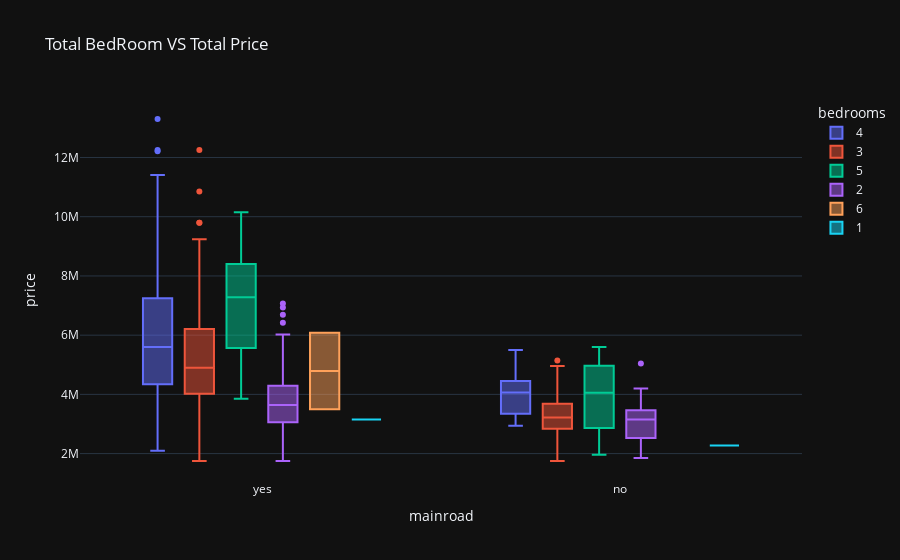

The cell this chart's notebook holds for it:
### Code cell
px.box(df,x='mainroad',y='price',color='bedrooms',template='plotly_dark',title='Total BedRoom VS Total Price')

### Figure 1 — Plotly figure (JSON) as saved in the notebook; plotly's stock layout.template omitted (floating-point values rounded to 4 significant figures; data arrays with more than 128 entries replaced by an {"elided": "..."} marker saying what was removed)
{"data": [{"alignmentgroup": "True", "hovertemplate": "bedrooms=4<br>mainroad=%{x}<br>price=%{y}<extra></extra>", "legendgroup": "4", "marker": {"color": "#636efa"}, "name": "4", "notched": false, "offsetgroup": "4", "orientation": "v", "showlegend": true, "type": "box", "x": ["yes", "yes", "yes", "yes", "yes", "yes", "yes", "yes", "yes", "yes", "yes", "yes", "yes", "yes", "yes", "yes", "yes", "yes", "yes", "yes", "yes", "yes", "yes", "yes", "yes", "yes", "yes", "yes", "yes", "yes", "yes", "yes", "yes", "yes", "yes", "yes", "yes", "yes", "yes", "yes", "yes", "yes", "yes", "no", "yes", "yes", "yes", "no", "yes", "yes", "no", "yes", "yes", "yes", "yes", "yes", "yes", "yes", "yes", "yes", "yes", "yes", "yes", "yes", "yes", "yes", "yes", "no", "no", "no", "yes", "no", "yes", "yes", "no", "yes", "yes", "yes", "no", "yes", "yes", "yes", "no", "yes", "yes", "no", "yes", "yes", "yes", "no", "no", "yes", "yes", "yes", "yes"], "x0": " ", "xaxis": "x", "y": [13300000, 12250000, 12215000, 11410000, 10150000, 9870000, 9681000, 9310000, 9240000, 9100000, 9100000, 8540000, 8400000, 8295000, 7980000, 7910000, 7700000, 7560000, 7350000, 7343000, 7245000, 7210000, 7070000, 7035000, 6790000, 6755000, 6650000, 6300000, 6265000, 6160000, 6107500, 6090000, 5950000, 5950000, 5950000, 5810000, 5740000, 5740000, 5652500, 5600000, 5600000, 5600000, 5565000, 5495000, 5460000, 5460000, 5250000, 5250000, 5250000, 5250000, 5215000, 5040000, 4970000, 4900000, 4893000, 4893000, 4795000, 4767000, 4690000, 4613000, 4550000, 4543000, 4480000, 4382000, 4340000, 4340000, 4270000, 4200000, 4200000, 4200000, 4130000, 4060000, 4060000, 4007500, 3990000, 3920000, 3920000, 3885000, 3773000, 3570000, 3500000, 3360000, 3360000, 3325000, 3290000, 3290000, 3290000, 3234000, 3010000, 2975000, 2940000, 2870000, 2852500, 2380000, 2100000], "y0": " ", "yaxis": "y"}, {"alignmentgroup": "True", "hovertemplate": "bedrooms=3<br>mainroad=%{x}<br>price=%{y}<extra></extra>", "legendgroup": "3", "marker": {"color": "#EF553B"}, "name": "3", "notched": false, "offsetgroup": "3", "orientation": "v", "showlegend": true, "type": "box", "x": {"elided": "300 str values"}, "x0": " ", "xaxis": "x", "y": {"elided": "300 int values"}, "y0": " ", "yaxis": "y"}, {"alignmentgroup": "True", "hovertemplate": "bedrooms=5<br>mainroad=%{x}<br>price=%{y}<extra></extra>", "legendgroup": "5", "marker": {"color": "#00cc96"}, "name": "5", "notched": false, "offsetgroup": "5", "orientation": "v", "showlegend": true, "type": "box", "x": ["yes", "yes", "yes", "yes", "no", "yes", "no", "yes", "no", "no"], "x0": " ", "xaxis": "x", "y": [10150000, 8400000, 8120000, 6440000, 5600000, 5565000, 4340000, 3850000, 3773000, 1960000], "y0": " ", "yaxis": "y"}, {"alignmentgroup": "True", "hovertemplate": "bedrooms=2<br>mainroad=%{x}<br>price=%{y}<extra></extra>", "legendgroup": "2", "marker": {"color": "#ab63fa"}, "name": "2", "notched": false, "offsetgroup": "2", "orientation": "v", "showlegend": true, "type": "box", "x": {"elided": "136 str values"}, "x0": " ", "xaxis": "x", "y": {"elided": "136 int values"}, "y0": " ", "yaxis": "y"}, {"alignmentgroup": "True", "hovertemplate": "bedrooms=6<br>mainroad=%{x}<br>price=%{y}<extra></extra>", "legendgroup": "6", "marker": {"color": "#FFA15A"}, "name": "6", "notched": false, "offsetgroup": "6", "orientation": "v", "showlegend": true, "type": "box", "x": ["yes", "yes"], "x0": " ", "xaxis": "x", "y": [6083000, 3500000], "y0": " ", "yaxis": "y"}, {"alignmentgroup": "True", "hovertemplate": "bedrooms=1<br>mainroad=%{x}<br>price=%{y}<extra></extra>", "legendgroup": "1", "marker": {"color": "#19d3f3"}, "name": "1", "notched": false, "offsetgroup": "1", "orientation": "v", "showlegend": true, "type": "box", "x": ["yes", "no"], "x0": " ", "xaxis": "x", "y": [3150000, 2275000], "y0": " ", "yaxis": "y"}], "layout": {"boxmode": "group", "legend": {"title": {"text": "bedrooms"}, "tracegroupgap": 0}, "title": {"text": "Total BedRoom VS Total Price"}, "xaxis": {"anchor": "y", "domain": [0, 1], "title": {"text": "mainroad"}}, "yaxis": {"anchor": "x", "domain": [0, 1], "title": {"text": "price"}}}}
